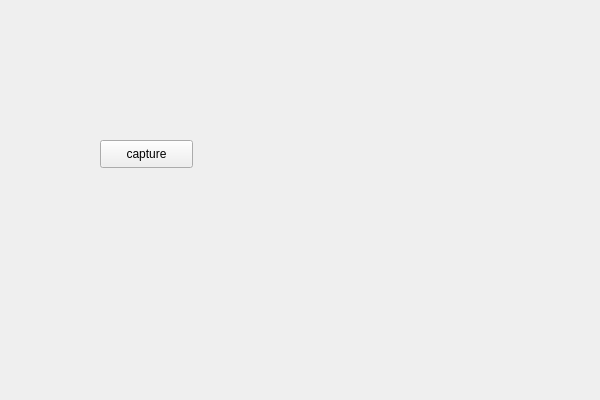
<?xml version="1.0" encoding="UTF-8"?>
<ui version="4.0">
 <class>ScreenCaptureClass</class>
 <widget class="QWidget" name="ScreenCaptureClass">
  <property name="geometry">
   <rect>
    <x>0</x>
    <y>0</y>
    <width>600</width>
    <height>400</height>
   </rect>
  </property>
  <property name="windowTitle">
   <string>ScreenCapture</string>
  </property>
  <widget class="QPushButton" name="capture">
   <property name="geometry">
    <rect>
     <x>100</x>
     <y>140</y>
     <width>93</width>
     <height>28</height>
    </rect>
   </property>
   <property name="text">
    <string>capture</string>
   </property>
  </widget>
 </widget>
 <layoutdefault spacing="6" margin="11"/>
 <resources>
  <include location="ScreenCapture.qrc"/>
 </resources>
 <connections/>
</ui>
